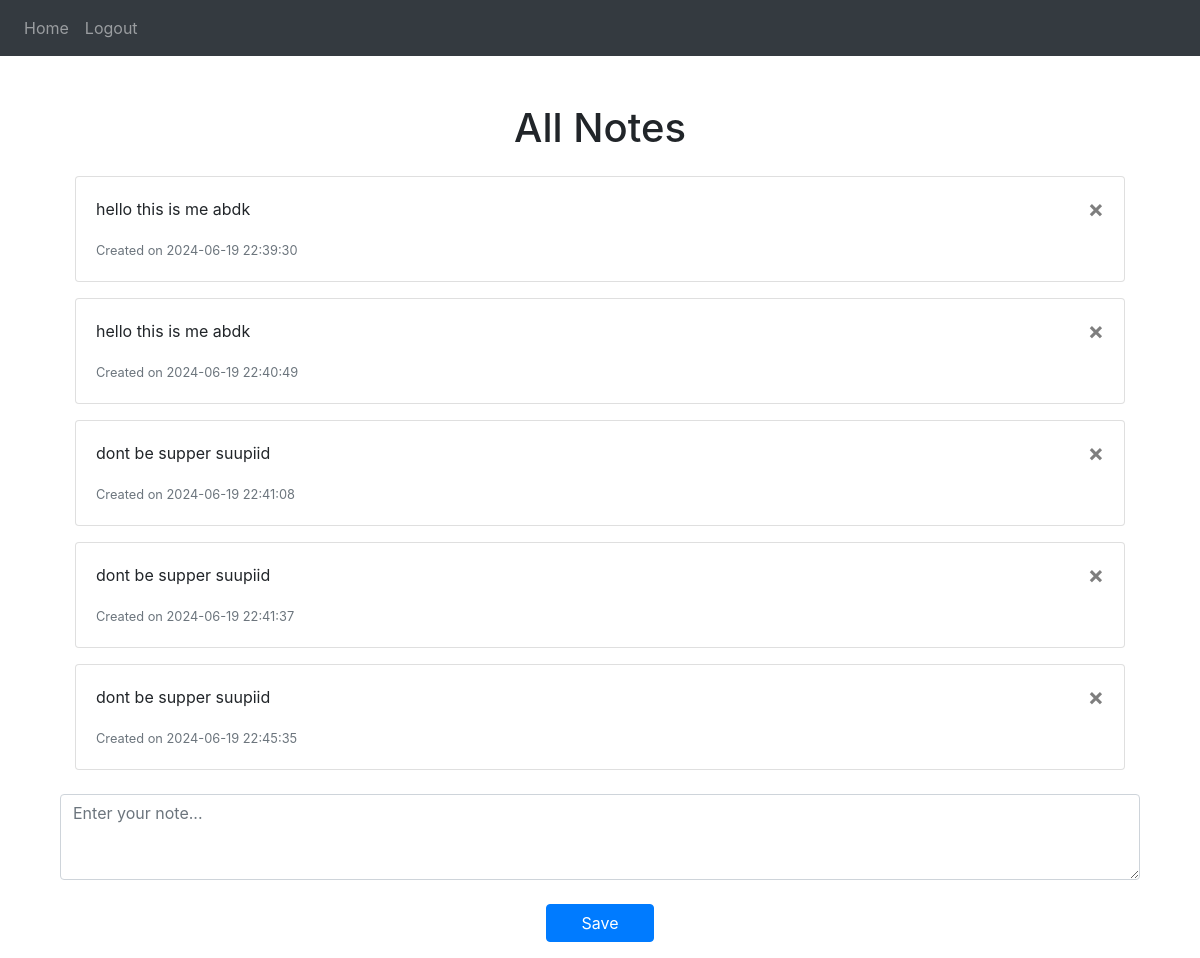
Page / (signed in) on the earlier database version.
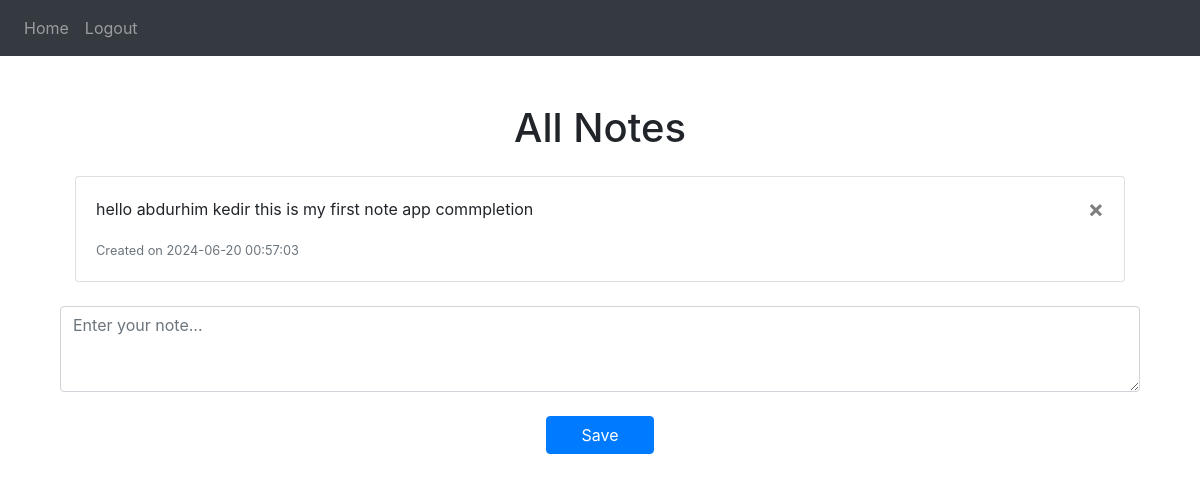
Same page on the later database version.
### website/models.py (models this page shows)
class Note(db.Model):
    id = db.Column(db.Integer, primary_key=True)
    data = db.Column(db.String(10000))
    date = db.Column(db.DateTime(timezone=True), default=func.now())
    user_id = db.Column(db.Integer, db.ForeignKey('user.id'))  # many to one relationship

### website/views.py (the view, shortened to what this page needs)
@views.route('/', methods=['GET', 'POST'])
@login_required
def home():
    return render_template('home.html', user=current_user)

### website/__init__.py (called while the page is built)
def create_app():
    app = Flask(__name__)
    app.config['SECRET_KEY'] = 'hjshjhdjah kjshkjdhjs'
    app.config['SQLALCHEMY_DATABASE_URI'] = f'sqlite:///{DB_NAME}'
    db.init_app(app)
    from .views import views
    from .auth import auth
    app.register_blueprint(views, url_prefix='/')
    app.register_blueprint(auth, url_prefix='/')
    from .models import User, Note
    with app.app_context():
        db.create_all()
    login_manager = LoginManager()
    login_manager.login_view = 'auth.login'
    login_manager.init_app(app)
    @login_manager.user_loader
    def load_user(id):
        return User.query.get(int(id))
    return app

### website/templates/home.html (shortened to what this page needs)
{% extends 'base.html' %}
{% block content %}
    <div class="container mt-5">
        <h1 class="text-center">All Notes</h1>
        <div class="container mt-4">
            {% for note in user.notes %}
                <div class="card mb-3">
                    <div class="card-body">
                        <button class="close" type="button" onclick="deleteNote('{{ note.id }}')">
                            <span aria-hidden="true">&times;</span>
                        </button>
                        <p class="card-text">{{ note.data }}</p>
                        <p class="card-text"><small class="text-muted">Created on {{ note.date.strftime('%Y-%m-%d %H:%M:%S') }}</small></p>
                    </div>
                </div>
            {% endfor %}
        </div>
        <form action="" method="POST" class="form-group mt-4">
            <textarea name="note" id="note" class="form-control" placeholder="Enter your note..." rows="3"></textarea>
            <br>
            <div class="d-flex justify-content-center">
                <button class="btn btn-primary" style="width: 10%;" type="submit">Save</button>
            </div>
        </form>
    </div>
{% endblock %}

### website/templates/base.html (shortened to what this page needs)
<!DOCTYPE html>
<html lang="en">
  <head>
    <link
      rel="stylesheet"
      href="https://stackpath.bootstrapcdn.com/bootstrap/4.4.1/css/bootstrap.min.css"
    />
    <link
      rel="stylesheet"
      href="https://stackpath.bootstrapcdn.com/font-awesome/4.7.0/css/font-awesome.min.css"
    />
  </head>
  <body>
    <nav class="navbar navbar-expand-lg navbar-dark bg-dark">
      <div class="collapse navbar-collapse" id="navbarNav">
        <ul class="navbar-nav">
            {% if user.is_authenticated %}
                <a class="nav-item nav-link" id="home" href="/">Home</a>
                <a href="/logout" id="logout" class="nav-item nav-link">Logout</a>
            {% else %}
                <a class="nav-item nav-link" id="login" href="/login">Login</a>
                <a href="/sign_up" id="signUp" class="nav-item nav-link">Sign-Up</a>
            {% endif %}
        </ul>
      </div>
    </nav>
    <div class="container">{% block content %} {% endblock %}</div>
  </body>
</html>

Differences in the rows shown:
removed Note: data "hello this is me abdk", date "2024-06-19 22:39:30"
removed Note: data "hello this is me abdk", date "2024-06-19 22:40:49"
removed Note: data "dont be supper suupiid", date "2024-06-19 22:41:08"
removed Note: data "dont be supper suupiid", date "2024-06-19 22:41:37"
removed Note: data "dont be supper suupiid", date "2024-06-19 22:45:35"
added Note: data "hello abdurhim kedir this is my first note app commpletion", date "2024-06-20 00:57:03"
